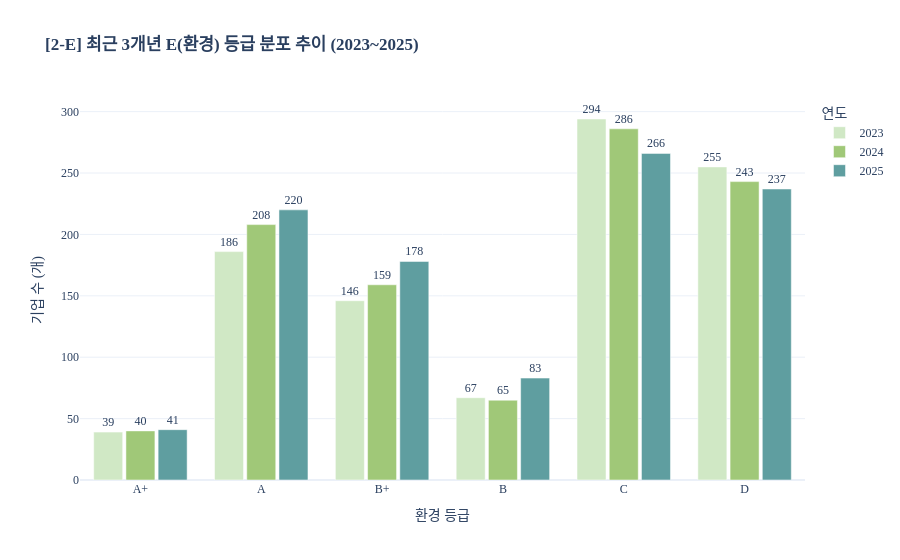

Here is the notebook cell this chart was saved with:
### Markdown cell above
##### 3-3. 최근 3개년 E(환경), S(사회), G(지배구조) 항목별 등급 분포

### Code cell
grade_order = ['A+', 'A', 'B+', 'B', 'C', 'D']

df_e = df[(df['평가년도'].isin([2023, 2024, 2025])) & (df['환경'].isin(grade_order))].copy()
df_e['평가년도'] = df_e['평가년도'].astype(str)

e_counts = df_e.groupby(['평가년도', '환경']).size().reset_index(name='기업수')

# E (환경) 개별 차트 생성
fig_e = px.bar(
    e_counts,
    x='환경',
    y='기업수',
    color='평가년도',
    barmode='group',
    category_orders={'환경': grade_order},
    title='<b>[2-E] 최근 3개년 E(환경) 등급 분포 추이 (2023~2025)</b>',
    labels={'기업수': '기업 수 (개)', '환경': '환경 등급', '평가년도': '연도'},
    color_discrete_map={
        '2023': '#D0E8C5',  # 연한 세이지 연두
        '2024': '#A0C878',  # 파스텔 연두
        '2025': '#5F9EA0'   # 차분한 딥 올리브/연두
    }
)

fig_e.update_traces(texttemplate='%{y}', textposition='outside')
fig_e.update_layout(
    font_family='Apple SD Gothic Neo',
    template='plotly_white',
    bargap=0.2,
    bargroupgap=0.1
)

fig_e.show()

### Figure 1 — Plotly figure (JSON) as saved in the notebook; plotly's stock layout.template omitted (floating-point values rounded to 4 significant figures)
{"data": [{"alignmentgroup": "True", "hovertemplate": "연도=2023<br>환경 등급=%{x}<br>기업 수 (개)=%{y}<extra></extra>", "legendgroup": "2023", "marker": {"color": "#D0E8C5", "pattern": {"shape": ""}}, "name": "2023", "offsetgroup": "2023", "orientation": "v", "showlegend": true, "textposition": "outside", "texttemplate": "%{y}", "type": "bar", "x": ["A", "A+", "B", "B+", "C", "D"], "xaxis": "x", "y": [186, 39, 67, 146, 294, 255], "yaxis": "y"}, {"alignmentgroup": "True", "hovertemplate": "연도=2024<br>환경 등급=%{x}<br>기업 수 (개)=%{y}<extra></extra>", "legendgroup": "2024", "marker": {"color": "#A0C878", "pattern": {"shape": ""}}, "name": "2024", "offsetgroup": "2024", "orientation": "v", "showlegend": true, "textposition": "outside", "texttemplate": "%{y}", "type": "bar", "x": ["A", "A+", "B", "B+", "C", "D"], "xaxis": "x", "y": [208, 40, 65, 159, 286, 243], "yaxis": "y"}, {"alignmentgroup": "True", "hovertemplate": "연도=2025<br>환경 등급=%{x}<br>기업 수 (개)=%{y}<extra></extra>", "legendgroup": "2025", "marker": {"color": "#5F9EA0", "pattern": {"shape": ""}}, "name": "2025", "offsetgroup": "2025", "orientation": "v", "showlegend": true, "textposition": "outside", "texttemplate": "%{y}", "type": "bar", "x": ["A", "A+", "B", "B+", "C", "D"], "xaxis": "x", "y": [220, 41, 83, 178, 266, 237], "yaxis": "y"}], "layout": {"bargap": 0.2, "bargroupgap": 0.1, "barmode": "group", "font": {"family": "Apple SD Gothic Neo"}, "legend": {"title": {"text": "연도"}, "tracegroupgap": 0}, "title": {"text": "<b>[2-E] 최근 3개년 E(환경) 등급 분포 추이 (2023~2025)</b>"}, "xaxis": {"anchor": "y", "categoryarray": ["A+", "A", "B+", "B", "C", "D"], "categoryorder": "array", "domain": [0, 1], "title": {"text": "환경 등급"}}, "yaxis": {"anchor": "x", "domain": [0, 1], "title": {"text": "기업 수 (개)"}}}}
